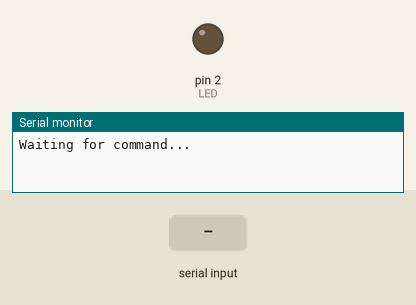
Simulated run of this sketch. Board: Arduino Uno, built with avr-gcc and run on an emulated ATmega328P. On the bench: output pins drawn as LEDs (lit = HIGH), the last lines printed to the serial monitor. The inputs (shaded band) are chosen by the test bench.

Above: at 1.2 s.
1.3 s: "1" received over the second serial link
At 1.7 s:
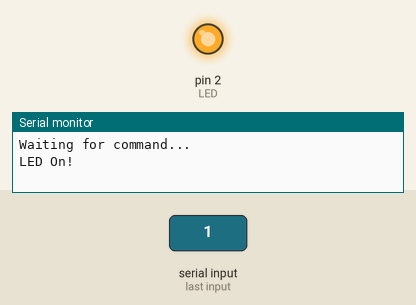
2.8 s: "0" received over the second serial link
At 3.6 s:
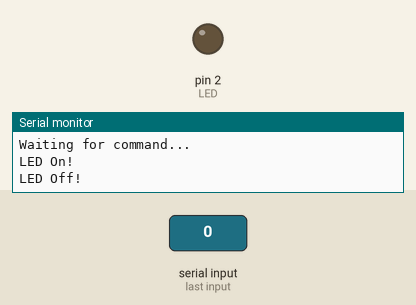
Timing chart, 0 to 5.8 s (numbered marks = the images above; inputs shaded):
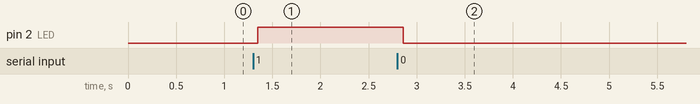

Measured:
- after the input at 1.3 s, pin 2 (LED): LOW → HIGH after 0.05 s
- after the input at 2.8 s, pin 2 (LED): HIGH → LOW after 0.06 s

The sketch:

bluetooth_serial_monitor_test.ino
```cpp
#include <SoftwareSerial.h>
SoftwareSerial Bluetooth(10, 9); // RX, TX
int LED = 2; // the on-board LED
int Data; // the data received

void setup() {
  Bluetooth.begin(9600);
  Serial.begin(9600);
  Serial.println("Waiting for command...");
  Bluetooth.println("Send 1 to turn on the LED. Send 0 to turn Off");
  pinMode(LED,OUTPUT);

}

void loop() {
  if (Bluetooth.available()){ //wait for data received
    Data=Bluetooth.read();
    if(Data=='1'){
      digitalWrite(LED,1);
      Serial.println("LED On!");
      Bluetooth.println("LED On!");
    }
    else if(Data=='0'){
       digitalWrite(LED,0);
       Serial.println("LED Off!");
       Bluetooth.println("LED  On D13 Off ! ");
    }
    else{;}
  }
delay(100);
}
```
